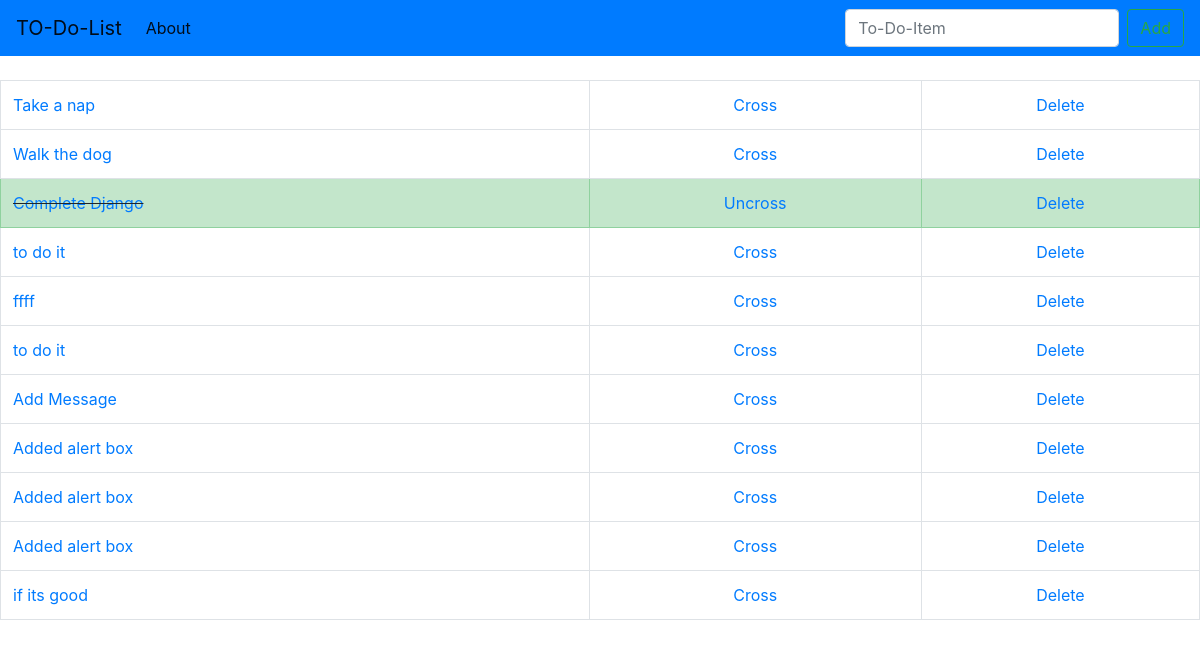
The app's page /, older data.
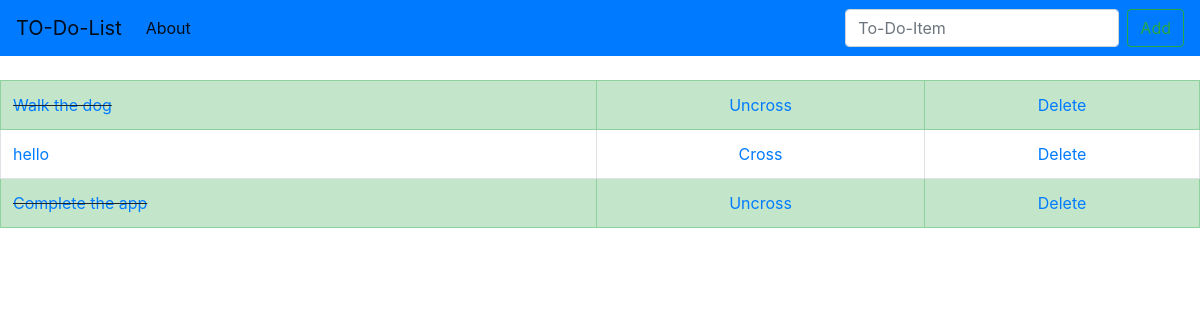
The same page, newer data.
### todo_list/models.py (models this page shows, shortened)
class List(models.Model):
    item = models.CharField(max_length=200)
    completed = models.BooleanField(default=False)

### todo_list/views.py (the view)
# urls.py: path('', views.home, name="home"),
def home(request):
    if request.method == 'POST':
        form = ListForms(request.POST or None)
        if form.is_valid():
            form.save()
            messages.success(request, "Item is added to list!")
            all_items = List.objects.all
    all_items = List.objects.all
    return render(request, 'homepage.html', {'allItems' : all_items})

### todo_list/Templates/homepage.html (shortened to what this page needs)
{% extends 'base.html' %}
{% block content %}
    {% if allItems %}
        <table class="table table-bordered">
            {% for thing in allItems %}
                {%if thing.completed == True%}
                    <tr class="table-success">
                        <td><strike><a href="{%url 'edit' thing.id%}">{{thing.item}}</a></strike></td>
                        <td><center><a href="{%url 'uncross' thing.id%}"> Uncross </a></center></td>
                        <td><center><a href="{%url 'delete' thing.id%}"> Delete </a></center></td>
                    </tr>
                {% else %}
                    <tr>
                        <td><a href="{%url 'edit' thing.id%}">{{thing.item}}</a></td>
                        <td><center><a href="{%url 'cross' thing.id%}"> Cross </a></center></td>
                        <td><center><a href="{%url 'delete' thing.id%}"> Delete </a></center></td>
                    </tr>
                {% endif %}
            {% endfor %}
        </table>
    {% endif %}
{% endblock %}

### todo_list/Templates/base.html (shortened to what this page needs)
<!doctype html>
<html lang="en">
  <head>
    <link rel="stylesheet" href="https://stackpath.bootstrapcdn.com/bootstrap/4.3.1/css/bootstrap.min.css">
  </head>
  <nav class="navbar navbar-expand-lg navbar-light bg-primary">
      <a class="navbar-brand" href="{% url 'home' %}">TO-Do-List</a>
      <div class="collapse navbar-collapse" id="navbarSupportedContent">
        <ul class="navbar-nav mr-auto">
          <li class="nav-item active">
            <a class="nav-link" href="{% url 'about' %}"> About <span class="sr-only">(current)</span></a>
          </li>
        </ul>
        <form class="form-inline my-2 my-lg-0" method="post">
          <input class="form-control mr-sm-2" type="search" placeholder="To-Do-Item" aria-label="Search" name = "item">
          <button class="btn btn-outline-success my-2 my-sm-0" type="submit">Add</button>
        </form>
      </div>
  </nav>
  <br>
  <body>
    {% block content %}{% endblock %}
  </body>
</html>

Row changes from the older to the newer data that the page shows:
removed List: item "Take a nap"
removed List: item "Complete Django"
removed List: item "to do it"
removed List: item "ffff"
removed List: item "to do it"
removed List: item "Add Message"
removed List: item "Added alert box"
removed List: item "Added alert box"
removed List: item "Added alert box"
removed List: item "if its good"
changed List "Walk the dog": completed "Cross" → "Uncross"
added List: item "hello"
added List: item "Complete the app"
